Frame 1 (no input): blank canvas, image omitted
Frame 60 (the mouse pressed at the canvas centre just before this capture): blank canvas, image omitted
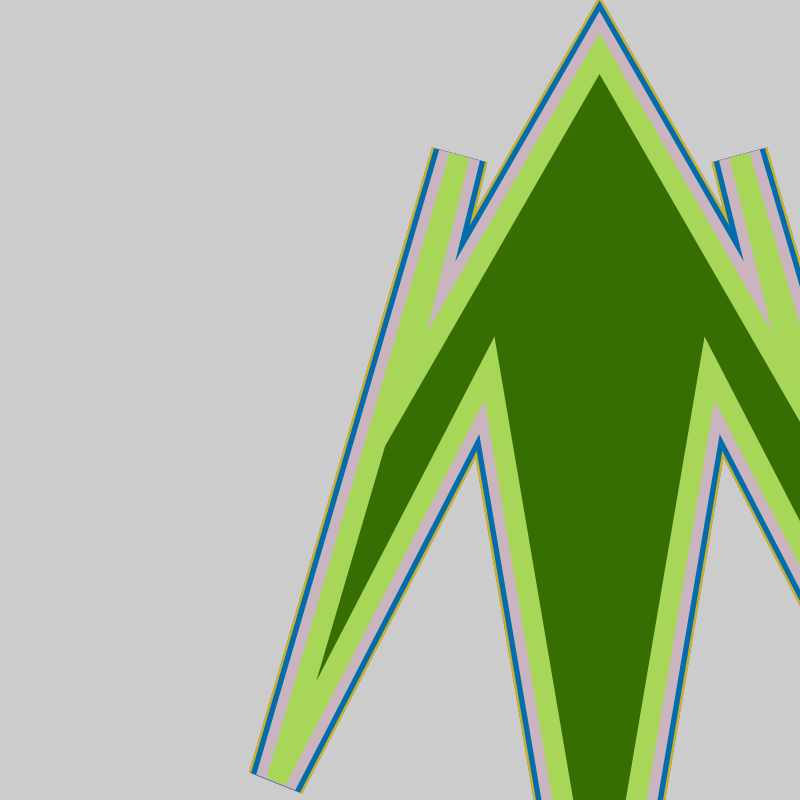
Frame 120 (the mouse held since frame 60 and released just before this capture)

The Processing sketch whose frames 1 and 60 were blank and that drew this single picture after the mouse press (run headless with seeded random() and noise(); from frame 60 on, the mouse is pressed at the canvas centre):

// Processing sketch: processing_56439
// ── processing_56439.pde



float ps; //pentagon side length
float ss; //star point distance length

float xpos=width/2; //x of pentagon starting vertex
float ypos=height/2; //y of pentagon starting vertex
float xstar; //x of star point starting vertex
float ystar; //y of star point starting vertex

float xoff = 0.0;
float xincrement = 0.001; 

void setup() {

  size(800, 800);
}

void draw() {
  xoff+=xincrement;
  ps=mouseX;
  xpos=mouseX*(1-xincrement); //turn this on to use mouseX as Xpos
  ypos=mouseY;  //turn this on to use mouseY as Ypos
  //xpos=width/4;
  //ypos=height/4;
  xstar=xpos + ps/2;
  ystar=(ypos-sqrt( sq(ps)-(sq(ps/2))));
  ss=2*ystar;

  beginShape(POLYGON); 
  fill(0);
  stroke(random(0,255),random(0,255),random(0,255));
  strokeWeight(random(0|10|50));
  fill(random(0,255),random(0,255),random(0,255));
  vertex(xpos, ypos); 
  vertex(xstar, ystar);
  vertex((xpos+ps), ypos);

  vertex((xstar+ss+ss*(.308)), (ystar+ss*(.951))); 
  vertex((xpos+ps+ps*(.308)), (ypos+ps*(.951)));
  vertex((xstar+ss+ss*.03), (ystar+5*ss*(.588)));
  // vertex( (xstar+(ps/2)), (ystar+ps*.951+sqrt(   sq(ps)-sq((ps/2)+ps*(.309))  ) ) );
  vertex( (xpos+(ps/2)), (ypos+ps*.951+sqrt(   sq(ps)-sq((ps/2)+ps*(.309))  )  )    );
  vertex((xstar-ss-ss*.03), (ystar+5*ss*(.588)));
  vertex((xpos-ps*(.309)), (ypos+ps*(.951)));
  vertex((xstar-ss-ss*(.308)), (ystar+ss*(.951)));
  endShape(CLOSE);
}
